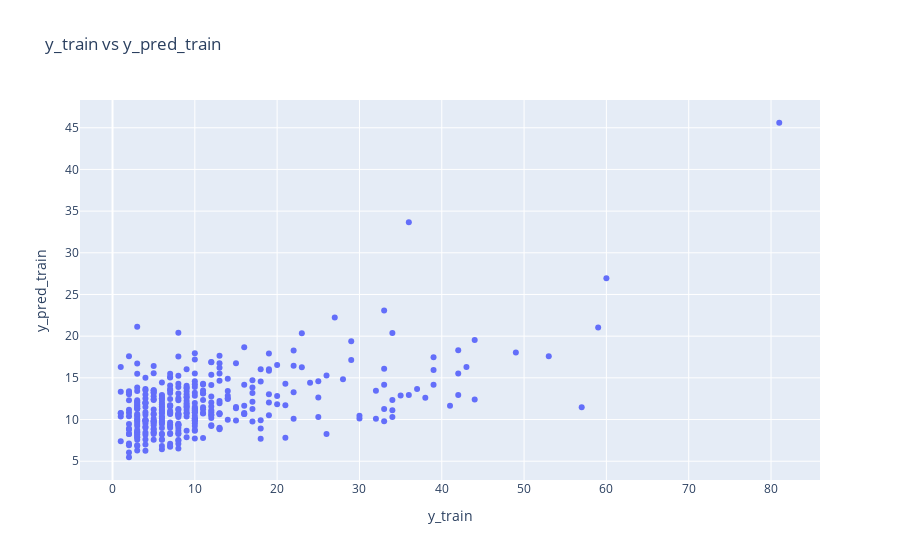
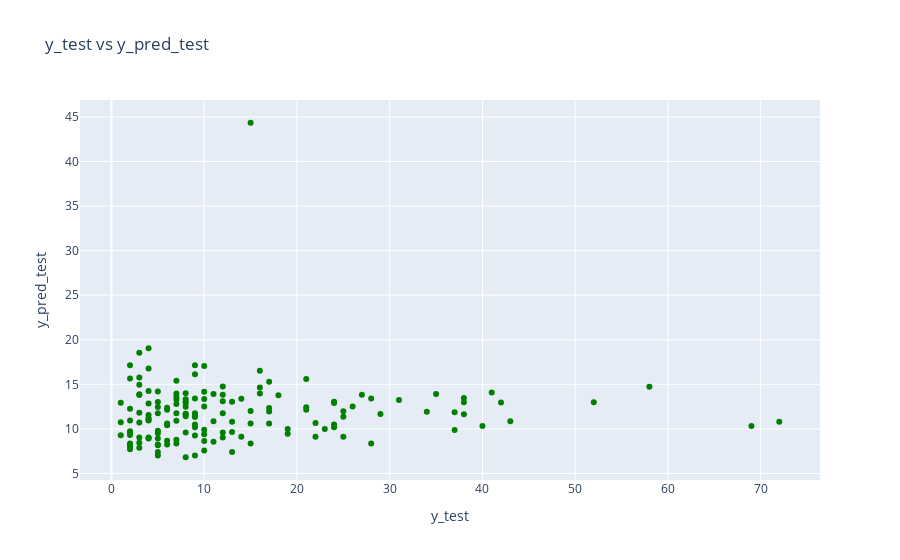

Source (notebook cell) for these figures, in order:
### Code cell
df_train = pd.DataFrame({'y_train': y_train, 'y_pred_train': y_pred_train})

# Create a scatter plot using Plotly Express
fig = px.scatter(df_train, x='y_train', y='y_pred_train', title='y_train vs y_pred_train')
fig.update_layout(xaxis_title='y_train', yaxis_title='y_pred_train')
fig.show()

df_test = pd.DataFrame({'y_test': y_test, 'y_pred_test': y_pred_test})

# Create a scatter plot using Plotly Express
fig = px.scatter(df_test, x='y_test', y='y_pred_test', color_discrete_sequence=['green'], title='y_test vs y_pred_test')
fig.update_layout(xaxis_title='y_test', yaxis_title='y_pred_test')
fig.show()

### Figure 1 — Plotly figure (JSON) as saved in the notebook; plotly's stock layout.template omitted (floating-point values rounded to 4 significant figures; data arrays with more than 128 entries replaced by an {"elided": "..."} marker saying what was removed)
{"data": [{"hovertemplate": "y_train=%{x}<br>y_pred_train=%{y}<extra></extra>", "legendgroup": "", "marker": {"color": "#636efa", "symbol": "circle"}, "mode": "markers", "name": "", "orientation": "v", "showlegend": false, "type": "scatter", "x": {"elided": "354 int values"}, "xaxis": "x", "y": {"elided": "354 float values"}, "yaxis": "y"}], "layout": {"legend": {"tracegroupgap": 0}, "title": {"text": "y_train vs y_pred_train"}, "xaxis": {"anchor": "y", "domain": [0, 1], "title": {"text": "y_train"}}, "yaxis": {"anchor": "x", "domain": [0, 1], "title": {"text": "y_pred_train"}}}}

### Figure 2 — Plotly figure (JSON) as saved in the notebook; plotly's stock layout.template omitted (floating-point values rounded to 4 significant figures; data arrays with more than 128 entries replaced by an {"elided": "..."} marker saying what was removed)
{"data": [{"hovertemplate": "y_test=%{x}<br>y_pred_test=%{y}<extra></extra>", "legendgroup": "", "marker": {"color": "green", "symbol": "circle"}, "mode": "markers", "name": "", "orientation": "v", "showlegend": false, "type": "scatter", "x": {"elided": "152 int values"}, "xaxis": "x", "y": {"elided": "152 float values"}, "yaxis": "y"}], "layout": {"legend": {"tracegroupgap": 0}, "title": {"text": "y_test vs y_pred_test"}, "xaxis": {"anchor": "y", "domain": [0, 1], "title": {"text": "y_test"}}, "yaxis": {"anchor": "x", "domain": [0, 1], "title": {"text": "y_pred_test"}}}}
